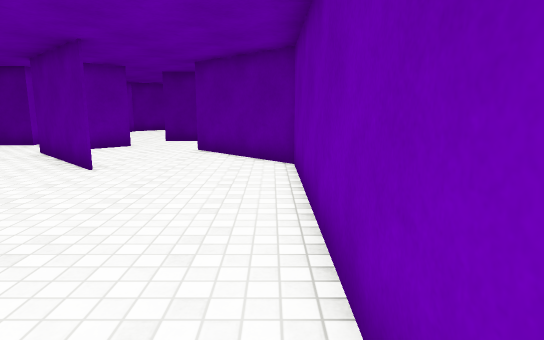
View 1 (above)

19 first-person views from a walk through a scene from a Unity 3-D project. The camera is 1.4 m above the floor, tilts 10° down and sees 75° across. The floor is counted in squares, 1 m on a side. Each view is taken from the middle of a square. On the plan, view 1 faces up. The plan holds only what a view shows up to about 15 squares ahead; the rest is blank. Surface patterns are stand-ins for the level's own textures.

View 2
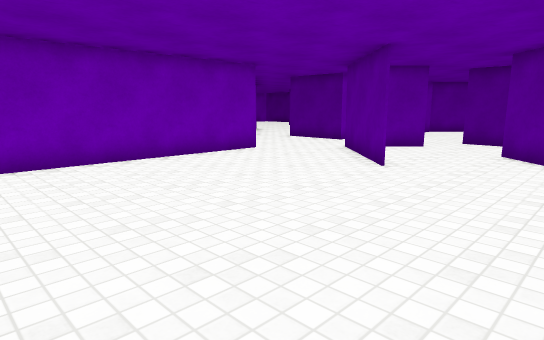

View 3
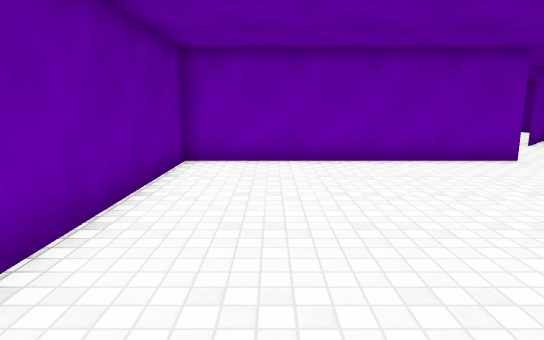

View 4
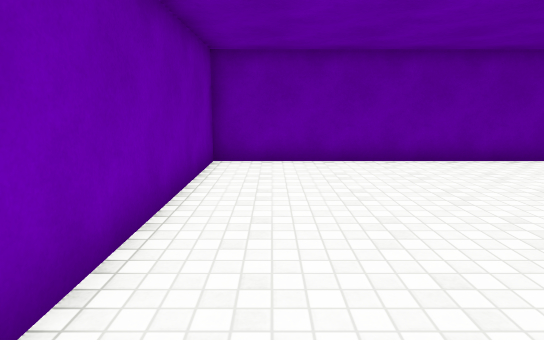

View 5
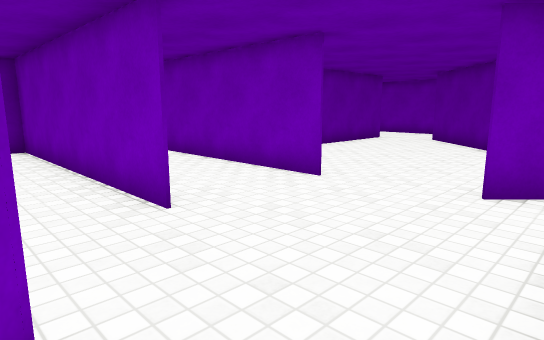

View 6
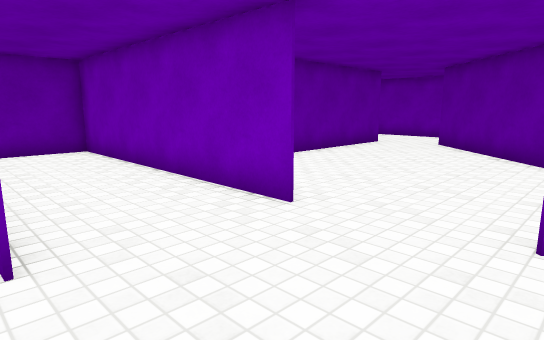

View 7
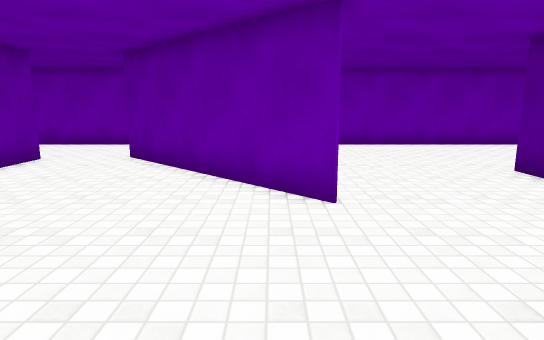

View 8
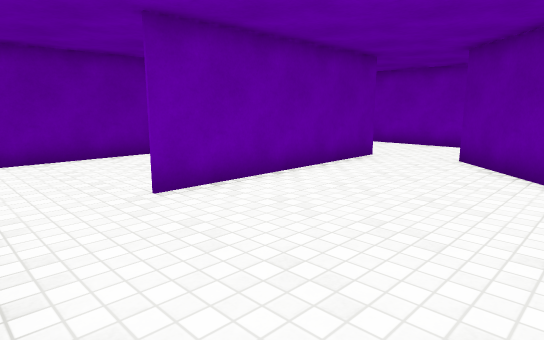

View 9
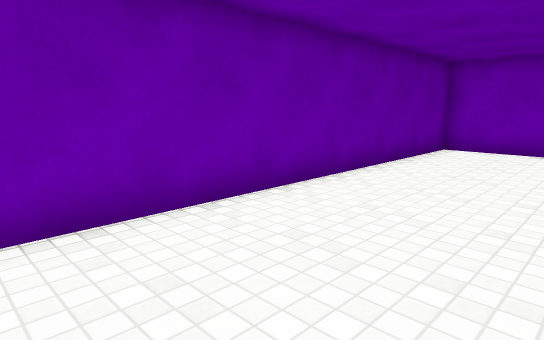

View 10
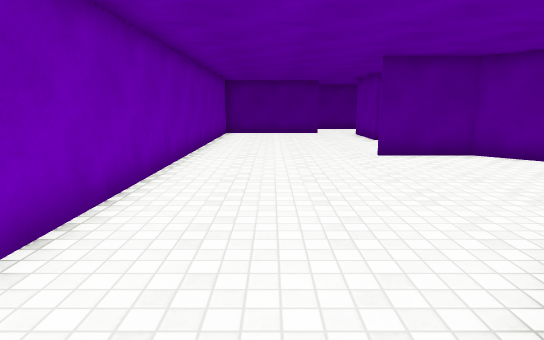

View 11
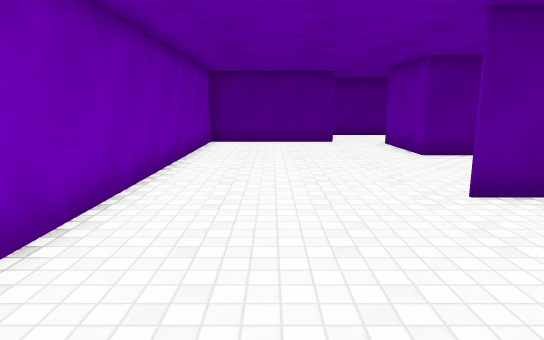

View 12
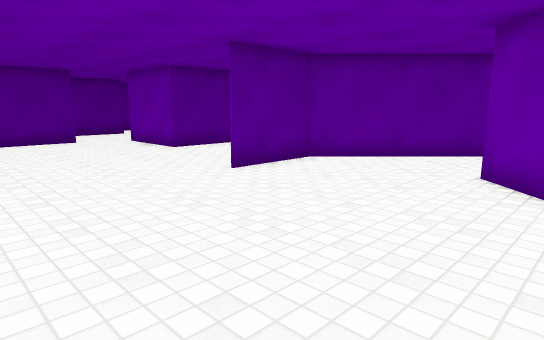

View 13
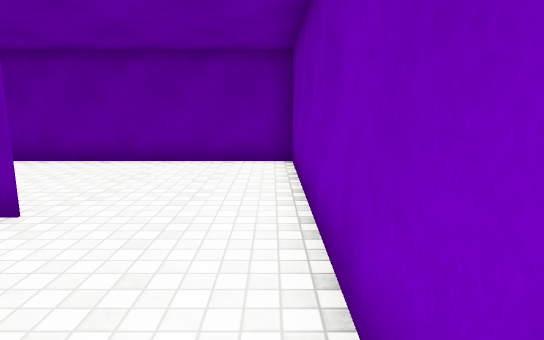

View 14
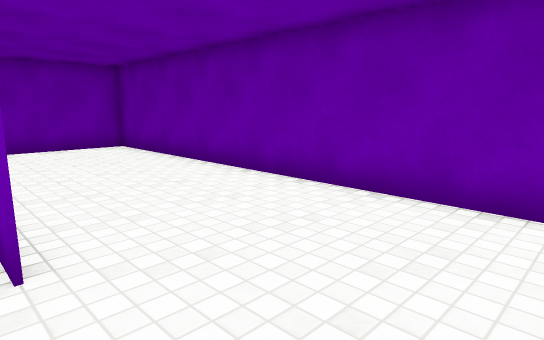

View 15
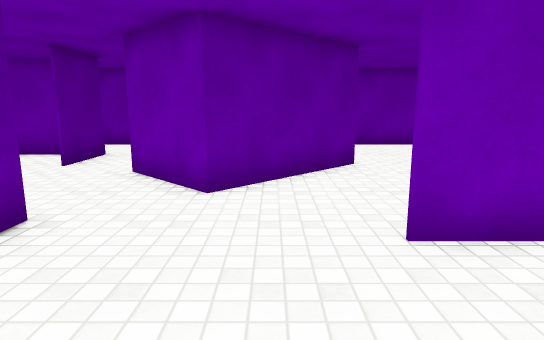

View 16
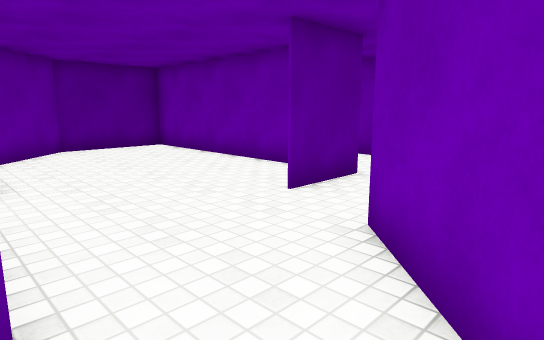

View 17
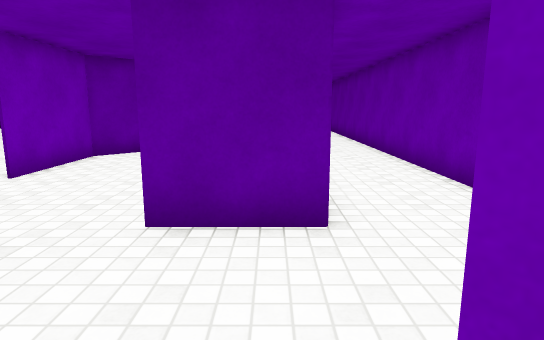

View 18
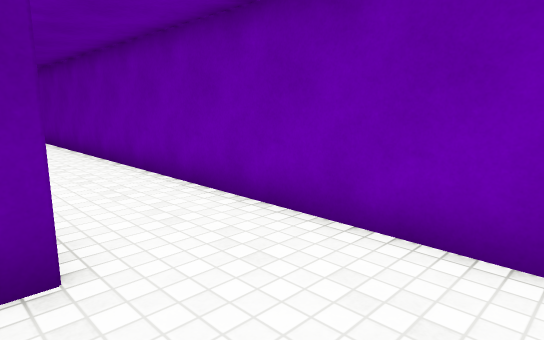

View 19
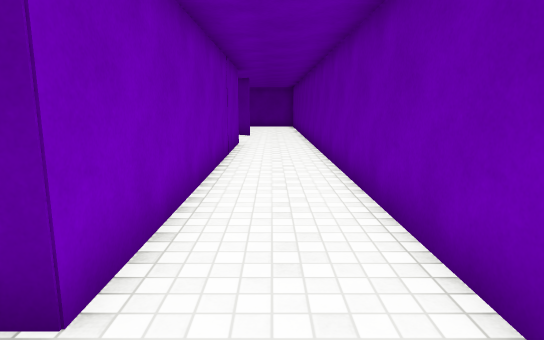

### Floor plan
Ten units are one square. View 1 is at (0, 0); x grows to the right and y downward. Boxes are objects, and circles mark ways between rooms. Rooms are numbered by the first view taken in them; rooms with no view inside come last. Other rooms are left out.
<svg viewBox="-270 -287 281 296">
<path fill="none" stroke="#000" d="M-41 -79 -56 -94M-94 -86 -94 3 6 3 6 -88 -19 -112M-24 -162 -24 -237 -58 -237 -82 -213 -82 -179M-66 -118 -52 -131M-128 -86 -128 4M-141 -125 -131 -115M-94 -71 -94 -86M-144 -128 -158 -142M-180 -120 -231 -69M-88 -130 -100 -130M-216 -46 -156 -46M-131 3 -106 3M-56 -94 -73 -111 -66 -118M-193 -108 -181 -120M-158 -142 -181 -164 -209 -164M-149 -134 -141 -125M-228 -46 -216 -46M-169 -215 -195 -215 -195 -251M-214 -257 -265 -257 -265 3 -131 3M-129 4 -129 -32M6 -122 6 -282M-52 -131 -62 -120M-19 -112 -26 -119M-23 -272 -23 -150 -46 -150"/>
<circle cx="-75" cy="-90" r="3" fill="#2a7"/>
<circle cx="-35" cy="-95" r="3" fill="#2a7"/>
<circle cx="-80" cy="-130" r="3" fill="#2a7"/>
<circle cx="-50" cy="-140" r="3" fill="#2a7"/>
<circle cx="-145" cy="-50" r="3" fill="#2a7"/>
<circle cx="-175" cy="-135" r="3" fill="#2a7"/>
<circle cx="-220" cy="-60" r="3" fill="#2a7"/>
<text x="-40" y="-40">1</text>
<text x="-50" y="-180">2</text>
<text x="-140" y="-80">3</text>
<text x="-220" y="-120">4</text>
<text x="-10" y="-170">5</text>
</svg>
Room 1 opens to room 3. Room 1 opens to room 5. Room 2 opens to room 3. Room 2 opens to room 5. Room 3 opens to room 4.

Where each view was taken, in squares from view 1:
view 1: 0 up, 0 right, facing up
view 2: 0 up, 0 right, facing up-left
view 3: 2 up, 0 right, facing left
view 4: 9 up, 1 left, facing down
view 5: 13 up, 7 left, facing down-left
view 6: 12 up, 9 left, facing down-left
view 7: 11 up, 13 left, facing left
view 8: 10 up, 13 left, facing down-left
view 9: 4 up, 14 left, facing down-left
view 10: 6 up, 24 left, facing up
view 11: 11 up, 24 left, facing up
view 12: 10 up, 26 left, facing up-right
view 13: 9 up, 26 left, facing down
view 14: 5 up, 26 left, facing down-right
view 15: 10 up, 13 left, facing right
view 16: 11 up, 9 left, facing up-right
view 17: 11 up, 3 left, facing up
view 18: 12 up, 3 left, facing up-right
view 19: 13 up, 1 left, facing up
